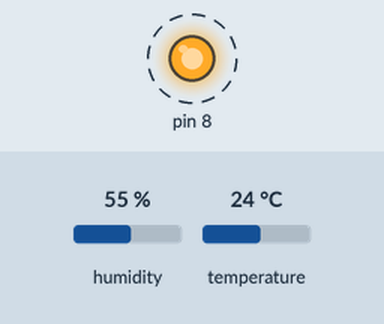
Recording of a sketch running on a simulated Arduino Uno, built with avr-gcc and run on an emulated ATmega328P. Shown: output pins drawn as LEDs (lit = HIGH). Dashed ring = blinking. The test bench sets the inputs (shaded band); at power-on: humidity 55 %, temperature 24 °C. What the sketch prints to the serial monitor is not drawn.

Above: at 0.5 s.
Timing chart, 0 to 4.6 s (numbered marks = the images above):
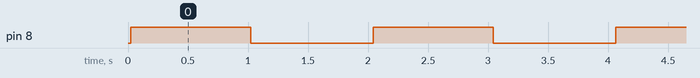

The sketch:

twoDHT.ino
```cpp
#include "DHT.h"
#define DHTPIN 2
#define DHTTYPE DHT22
DHT dht(DHTPIN, DHTTYPE);
void setup() {
  // put your setup code here, to run once:
  pinMode(8, OUTPUT);
  Serial.begin(9600);
  dht.begin();
}

void loop() {
  // put your main code here, to run repeatedly:

  float h = dht.readHumidity();
  float t = dht.readTemperature(); float f = dht.readTemperature(true);
  if (isnan(h) || isnan(t) || isnan(f)) {
    Serial.println("Failed to read from DHT sensor!"); return;
  }
  // Compute heat index in Fahrenheit (the default)
  float hif = dht.computeHeatIndex(f, h);
  // Compute heat index in Celsius (isFahreheit = false)
  float hic = dht.computeHeatIndex(t, h, false);
  Serial.print("Humidity: ");
  Serial.print(h);
  Serial.print(" %\t");
  Serial.print("Temperature: ");
  Serial.print(t);
  Serial.print(" *C ");
  Serial.print(f);
  Serial.print(" *F\t");
  Serial.print("Heat index: ");
  Serial.print(hic);
  Serial.print(" *C ");
  Serial.print(hif);
  Serial.println(" *F");
  digitalWrite(8, HIGH);
  delay(1000);
  digitalWrite(8, LOW);
  delay(1000);
  }
```

Measured:
- by itself, pin 8: alternates HIGH for 1.0 s and LOW for 1.0 s
